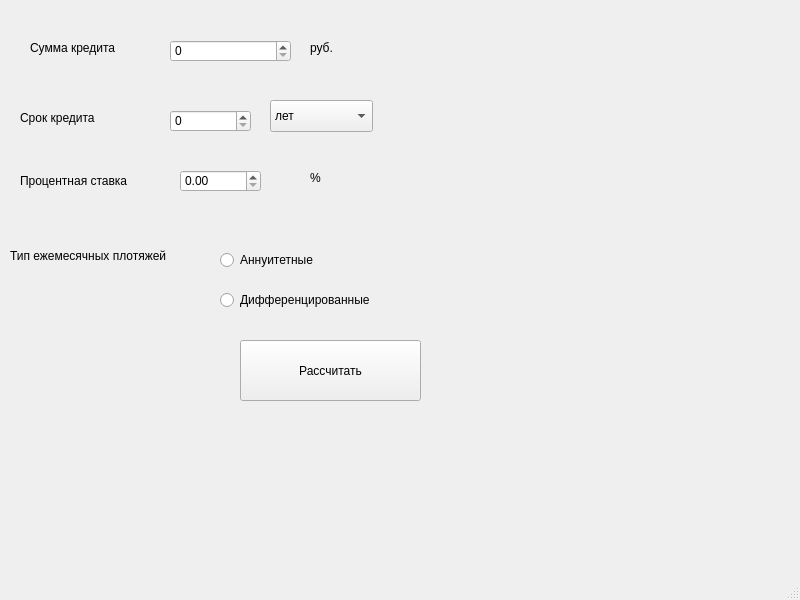
<?xml version="1.0" encoding="UTF-8"?>
<ui version="4.0">
 <class>Credit</class>
 <widget class="QMainWindow" name="Credit">
  <property name="geometry">
   <rect>
    <x>0</x>
    <y>0</y>
    <width>800</width>
    <height>600</height>
   </rect>
  </property>
  <property name="windowTitle">
   <string>Credit calculator</string>
  </property>
  <widget class="QWidget" name="centralwidget">
   <widget class="QLabel" name="label">
    <property name="geometry">
     <rect>
      <x>30</x>
      <y>40</y>
      <width>131</width>
      <height>16</height>
     </rect>
    </property>
    <property name="text">
     <string>Сумма кредита</string>
    </property>
   </widget>
   <widget class="QSpinBox" name="spinBox">
    <property name="geometry">
     <rect>
      <x>170</x>
      <y>40</y>
      <width>121</width>
      <height>22</height>
     </rect>
    </property>
   </widget>
   <widget class="QLabel" name="label_2">
    <property name="geometry">
     <rect>
      <x>310</x>
      <y>40</y>
      <width>58</width>
      <height>16</height>
     </rect>
    </property>
    <property name="text">
     <string>руб.</string>
    </property>
   </widget>
   <widget class="QLabel" name="label_3">
    <property name="geometry">
     <rect>
      <x>20</x>
      <y>110</y>
      <width>121</width>
      <height>16</height>
     </rect>
    </property>
    <property name="text">
     <string>Срок кредита</string>
    </property>
   </widget>
   <widget class="QSpinBox" name="spinBox_2">
    <property name="geometry">
     <rect>
      <x>170</x>
      <y>110</y>
      <width>81</width>
      <height>22</height>
     </rect>
    </property>
   </widget>
   <widget class="QComboBox" name="comboBox">
    <property name="geometry">
     <rect>
      <x>270</x>
      <y>100</y>
      <width>103</width>
      <height>32</height>
     </rect>
    </property>
    <item>
     <property name="text">
      <string>лет</string>
     </property>
    </item>
    <item>
     <property name="text">
      <string>месяцев</string>
     </property>
    </item>
   </widget>
   <widget class="QLabel" name="label_4">
    <property name="geometry">
     <rect>
      <x>20</x>
      <y>170</y>
      <width>131</width>
      <height>21</height>
     </rect>
    </property>
    <property name="text">
     <string>Процентная ставка</string>
    </property>
   </widget>
   <widget class="QDoubleSpinBox" name="doubleSpinBox">
    <property name="geometry">
     <rect>
      <x>180</x>
      <y>170</y>
      <width>81</width>
      <height>22</height>
     </rect>
    </property>
   </widget>
   <widget class="QLabel" name="label_5">
    <property name="geometry">
     <rect>
      <x>310</x>
      <y>170</y>
      <width>58</width>
      <height>16</height>
     </rect>
    </property>
    <property name="text">
     <string>%</string>
    </property>
   </widget>
   <widget class="QLabel" name="label_6">
    <property name="geometry">
     <rect>
      <x>10</x>
      <y>230</y>
      <width>221</width>
      <height>51</height>
     </rect>
    </property>
    <property name="text">
     <string>Тип ежемесячных плотяжей</string>
    </property>
   </widget>
   <widget class="QRadioButton" name="radioButton">
    <property name="geometry">
     <rect>
      <x>220</x>
      <y>250</y>
      <width>131</width>
      <height>20</height>
     </rect>
    </property>
    <property name="text">
     <string>Аннуитетные</string>
    </property>
   </widget>
   <widget class="QRadioButton" name="radioButton_2">
    <property name="geometry">
     <rect>
      <x>220</x>
      <y>290</y>
      <width>171</width>
      <height>20</height>
     </rect>
    </property>
    <property name="text">
     <string>Дифференцированные</string>
    </property>
   </widget>
   <widget class="QPushButton" name="pushButton">
    <property name="geometry">
     <rect>
      <x>240</x>
      <y>340</y>
      <width>181</width>
      <height>61</height>
     </rect>
    </property>
    <property name="text">
     <string>Рассчитать</string>
    </property>
   </widget>
  </widget>
  <widget class="QMenuBar" name="menubar">
   <property name="geometry">
    <rect>
     <x>0</x>
     <y>0</y>
     <width>800</width>
     <height>22</height>
    </rect>
   </property>
  </widget>
  <widget class="QStatusBar" name="statusbar"/>
 </widget>
 <resources/>
 <connections/>
</ui>
